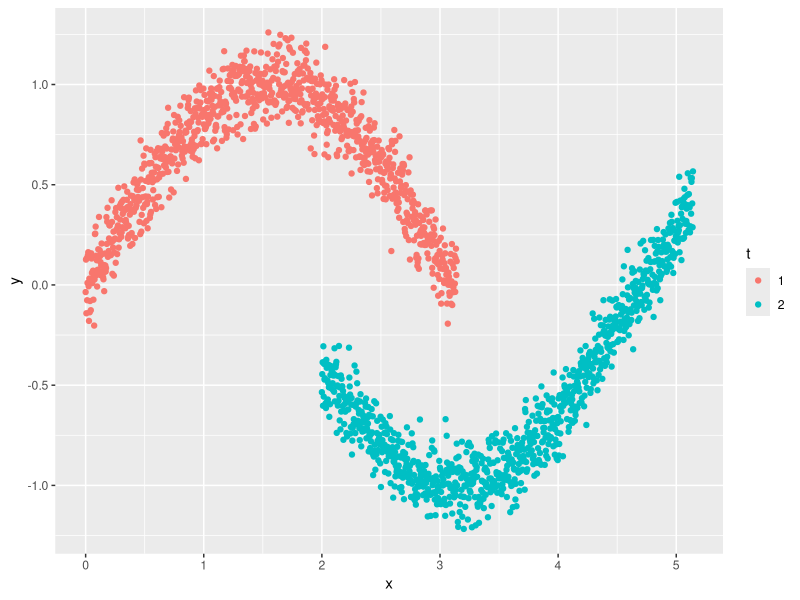
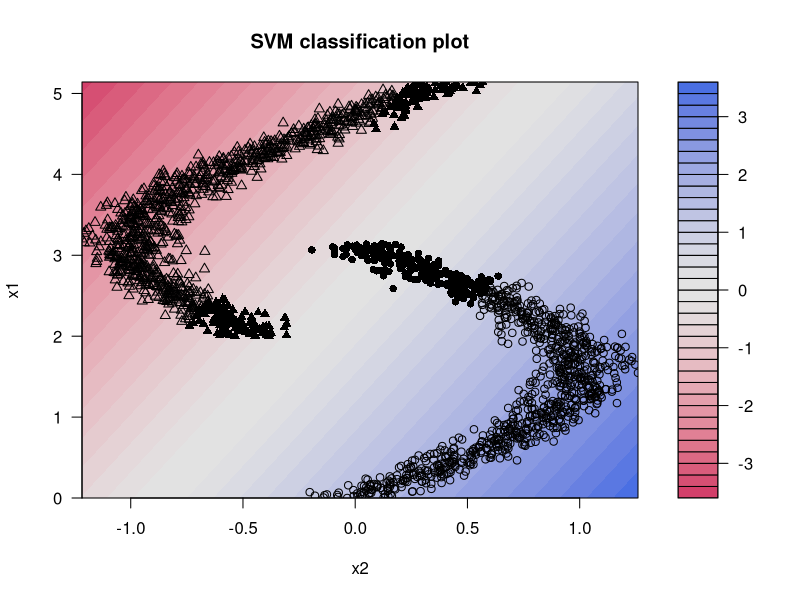
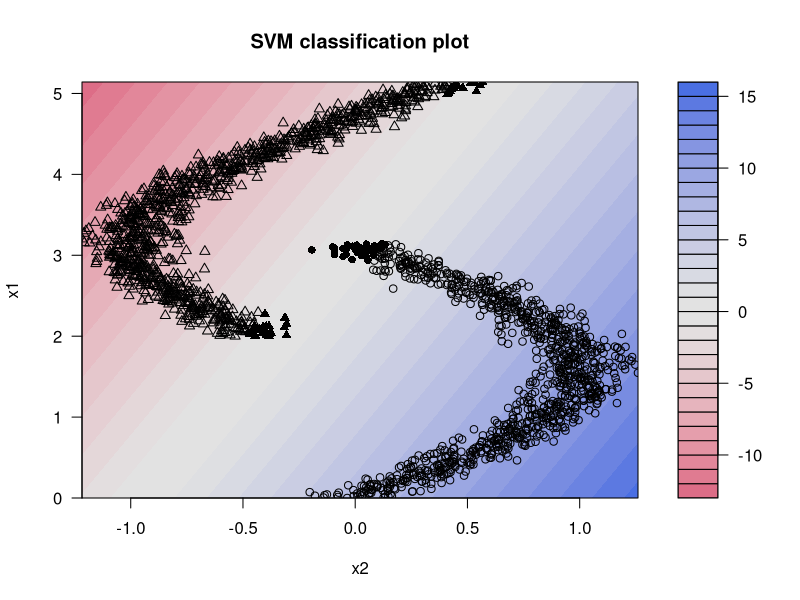
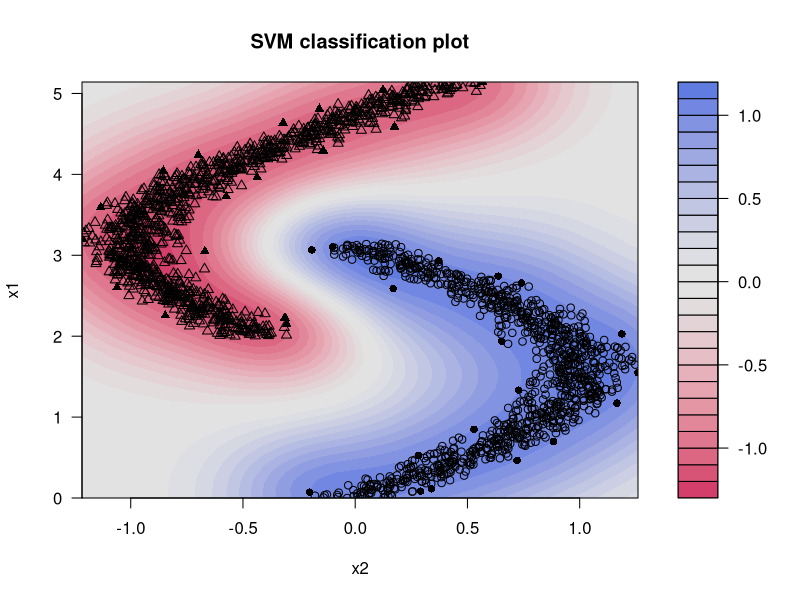

These figures' R source, in order:
library(kernlab)
library(caret)
x1 <- seq(0,pi,length.out=1000)
y1 <- sin(x1) + 0.1*rnorm(1000)
x2 <- seq(0,pi,length.out=1000)+2
y2 <- cos(x2) + 0.1*rnorm(1000)
data <- data.frame(c(x1,x2),c(y1,y2),c(rep(1,1000),rep(-1,1000)))
names(data) <- c('x1','x2','y')
vd = rbind(data.frame(x=x1,y=y1,t=as.factor(1)),data.frame(x=x2,y=y2,t=as.factor(2)))
ggplot(vd,aes(x=x,y=y))+geom_point(aes(color=t))

data$y <- factor(data$y)

model1 <- ksvm(y~.,data = data, kernel = 'vanilladot',C=0.01)
plot(model1,data = data,pch=10,)

model2 <- ksvm(y~.,data=data,kernel='vanilladot',C=1)
plot(model2,data=data)

model3 <- ksvm(y~.,data=data,kernel='rbfdot')
plot(model3,data=data)

fitControl <- trainControl(method = "repeatedcv", number = 10, repeats = 3,returnResamp = "all")
model <- train(Species~., data=iris,method='svmRadialCost',trControl = fitControl)
